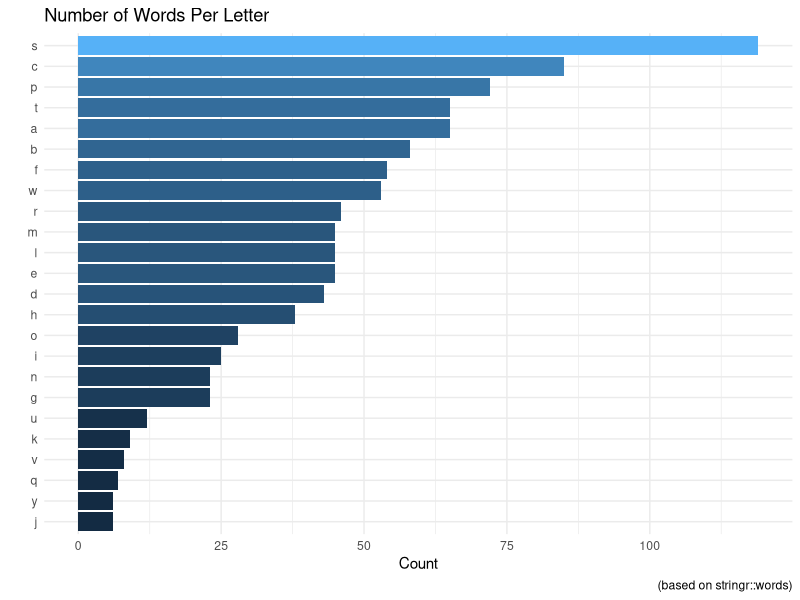
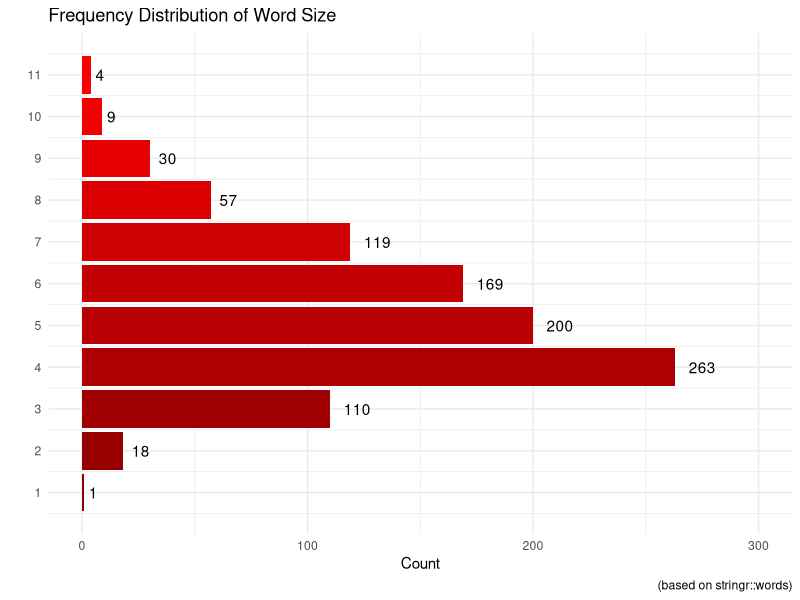
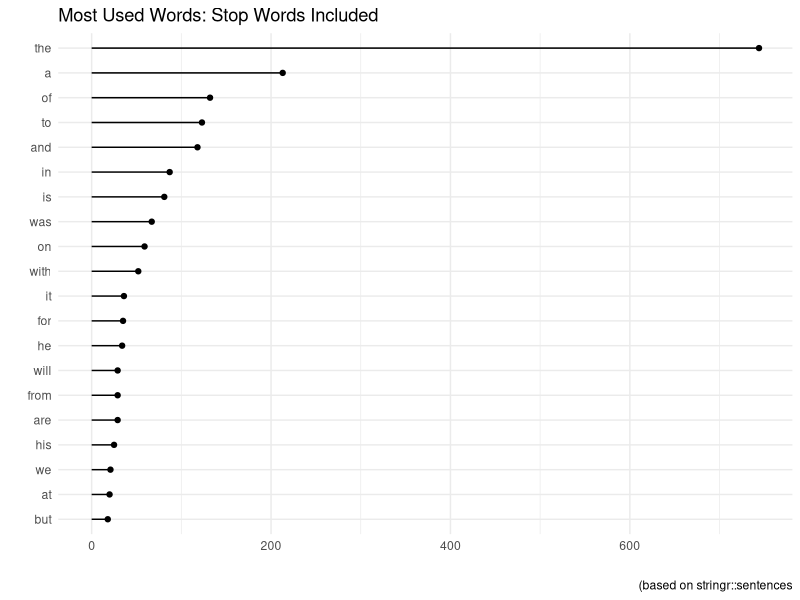
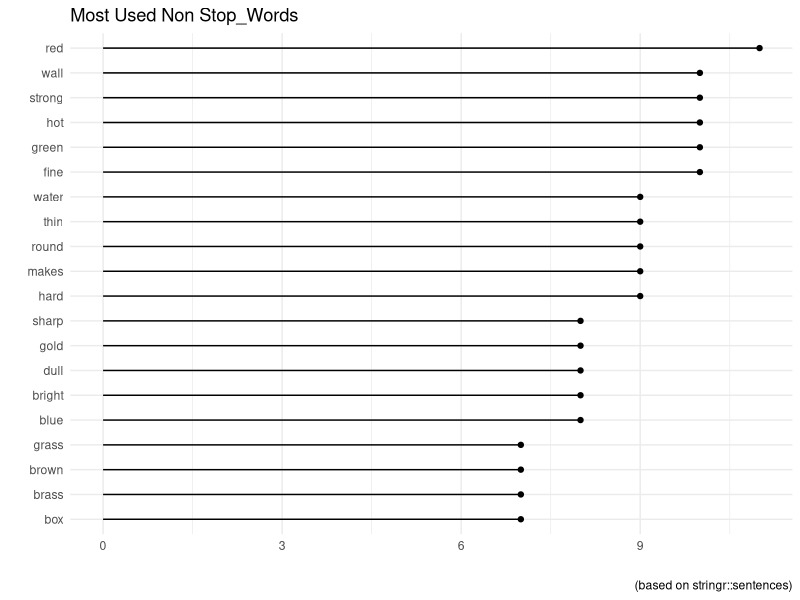

The R script that drew these images, in order:
## ---- chunk 1
library(stringr)
library(dplyr)
library(ggplot2)
library(forcats)
library(tidytext)
head(stringr::words)
## ---- chunk 2
words |> 
  summary()
## ---- chunk 3
five_letter <- 
  str_match_all(words,pattern = "\\w{5}")

head(five_letter)
## ---- chunk 4
five_letter_fixed <- 
  str_match_all(words, pattern = "\\b\\w{5}\\b") |> 
    unlist()

head(five_letter_fixed)
## ---- chunk 5
vowel_words <- 
 str_match_all(words,"^[aeiou].*$") |> 
  unlist()

sample(vowel_words,10)
## ---- chunk 6
word_tbl <- 
  tibble(line=1:length(words),
         words=words)

word_tbl |> 
  summary()
## ---- chunk 7
word_tbl %>% 
  # Create a column of the letter the word starts with
  mutate(sw= str_match_all(words,"^.") |> unlist()) %>% 
  # Group by that new column. Any change we make will be in accordance with this column. 
  group_by(sw) %>% 
# We will use the tally function to count how many observations fall into each category. 
  tally()
## ---- chunk 8
word_tbl %>% 
  mutate(sw=str_match_all(words,"^.") |> unlist()) %>% 
  filter(sw=="C")
## ---- chunk 9
words <- 
  str_to_lower(words)

word_tbl <- 
  tibble(line=1:length(words),
         words=words)

word_tbl <- 
  word_tbl %>% 
  # Create a column of the letter the word starts with
  mutate(sw= str_match_all(words,"^.") |> 
           unlist()) %>% 
  # Group by that new column. Any change we make will be in accordance with this column. 
  group_by(sw) %>% 
# We will use the tally function to count how many observations fall into each category. 
  tally()
## ---- chunk 10
word_tbl %>% 
  ggplot(aes(fct_reorder(sw,n),n,fill=n)) + 
    geom_bar(stat="identity") +
    coord_flip() +
  labs(x="",y="Count",
         title="Number of Words Per Letter",
       caption="(based on stringr::words)") +
    theme_minimal() +
    theme(axis.ticks = element_blank(),
          legend.position = "none") 
## ---- chunk 11
library(stringr)

# Take a sample of 10 observations from the words package
sample_words <- 
  sample(words,10)
# Find the length of each word
sample_words |> 
  str_length()
## ---- chunk 12
# X-Axis Values for later
xax <- 1:11
# Create a dataframe to use 
words_t <- 
  tibble(line=1:length(words),
         words=words)
# Create a column with the lengths of the words
words_t <- 
  words_t %>% 
  mutate(string_length=str_length(words)) %>% 
  group_by(string_length) %>% 
  tally() 
## ---- chunk 13
# Plot the frequencies, flip the coordinates
# use our custom axis labels, remove axis ticks, 
# plot the frequencies on the plot
# label the axes 
words_t %>%
  ggplot(aes(string_length, n, fill = string_length)) +
  geom_col() +
  coord_flip() +
  labs(x = "Length of Word") +
  scale_x_continuous(breaks = xax) +
  theme_minimal() +
  theme(legend.position = "none",
        axis.ticks = element_blank()) +
  scale_fill_gradient(low = "darkred", high = "red1") +
  geom_text(aes(label = n, hjust = -.5)) +
ylim(0, 300) +
  labs(
    x = "",
    y = "Count",
    title = "Frequency Distribution of Word Size",
    caption = "(based on stringr::words)"
  )
## ---- chunk 14
sentences_t <- 
  tibble(
    line=1:length(sentences),
    sentence=sentences)

sentences_t_ns <- 
  sentences_t %>% 
  unnest_tokens(word,sentence) %>% 
  group_by(word) %>% 
  count(sort=T) %>% 
  ungroup() %>% 
  slice(1:20) 

sentences_t_ns %>% 
  ggplot(aes(fct_reorder(word,n),n)) + 
    geom_point() + 
    geom_segment(aes(word,xend=word,n,yend=0)) +
    coord_flip() +
    theme_minimal() +
    theme(axis.ticks = element_blank(),) +
    labs(x="",y="",
         title="Most Used Words: Stop Words Included",
         caption="(based on stringr::sentences")
## ---- chunk 15
sentences_t_s <- 
  sentences_t %>% 
  unnest_tokens(word,sentence) %>% 
  anti_join(stop_words) %>% 
  group_by(word) %>% 
  count(sort=T) %>% 
  ungroup() %>% 
  slice(1:20) 
## ---- chunk 16
sentences_t_s <- 
  sentences_t_s %>% 
  ggplot(aes(fct_reorder(word,n),n)) + 
  geom_point() + 
  geom_segment(aes(word,xend=word,n,yend=0)) +
  coord_flip() +
  theme_minimal() +
  theme(axis.ticks = element_blank(),) +
  labs(x="",y="",
       title="Most Used Non Stop_Words",
       caption="(based on stringr::sentences)")
sentences_t_s
